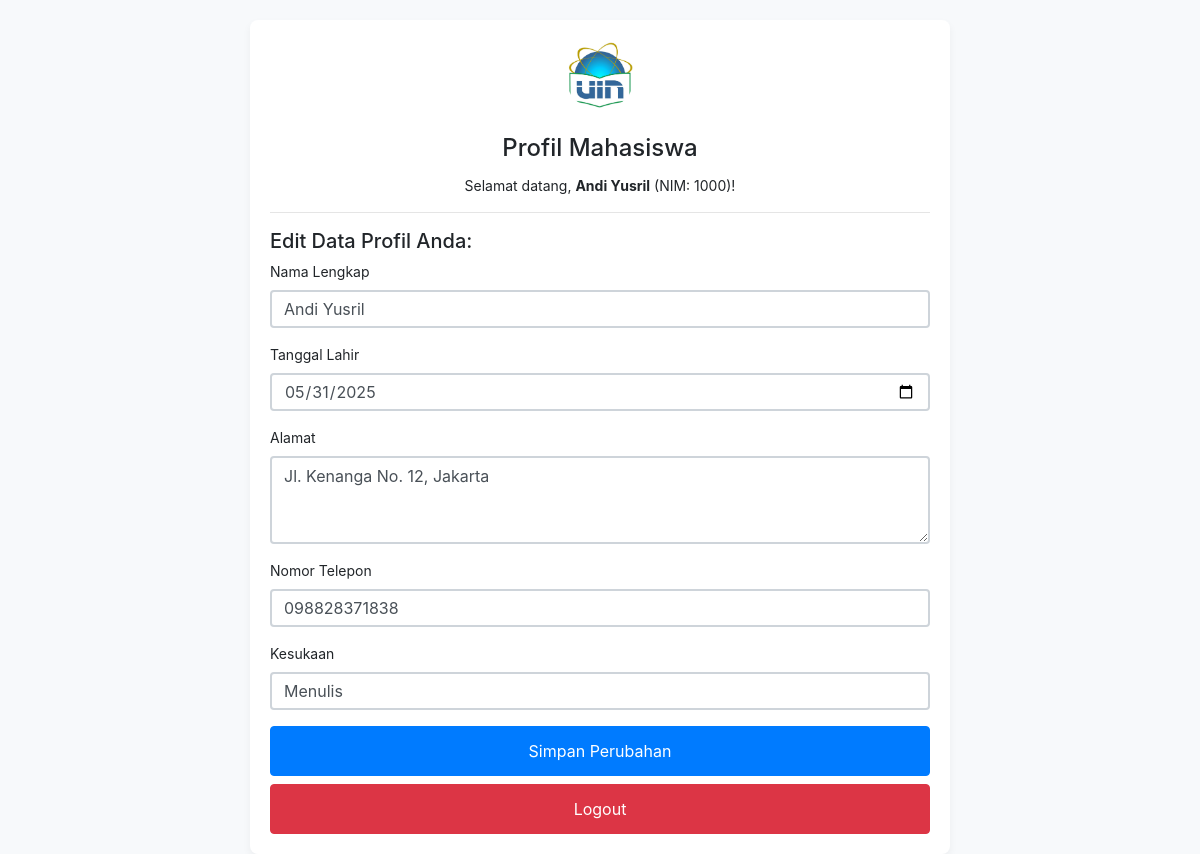
Page /php/dashboard_mahasiswa.php (signed in) on the committed database.
### tables this page shows
CREATE TABLE `tabel_mahasiswa` (
  `NIM` varchar(20) NOT NULL,
  `Nama` varchar(100) NOT NULL,
  `Tgl_Lahir` date NOT NULL,
  `Alamat` text,
  `Telpon` varchar(20) DEFAULT NULL,
  `Kesukaan` text
);

### php/dashboard_mahasiswa.php (the view, shortened to what this page needs)
<?php
require_once 'db_config.php';
$nim_mahasiswa = $_SESSION["nim"];
$nama = $tgl_lahir = $alamat = $telpon = $kesukaan = "";
$sql = "SELECT Nama, Tgl_Lahir, Alamat, Telpon, Kesukaan FROM tabel_mahasiswa WHERE NIM = ?";
if ($stmt = $conn->prepare($sql)) {
    $stmt->bind_param("s", $nim_mahasiswa);
    if ($stmt->execute()) {
        $stmt->store_result();
        if ($stmt->num_rows == 1) {
            $stmt->bind_result($nama, $tgl_lahir, $alamat, $telpon, $kesukaan);
        } else {
            $db_error_message = "Data mahasiswa dengan NIM " . htmlspecialchars($nim_mahasiswa) . " tidak ditemukan.";
        }
    } else {
        $db_error_message = "Oops! Terjadi kesalahan saat menjalankan query untuk mengambil data.";
    }
} else {
    $db_error_message = "Oops! Terjadi kesalahan pada persiapan query: " . $conn->error;
}
?>
<!DOCTYPE html>
<html lang="id">
<head>
    <link rel="stylesheet" href="https://stackpath.bootstrapcdn.com/bootstrap/4.3.1/css/bootstrap.min.css">
    <link rel="stylesheet" type="text/css" href="../css/my-login.css">
</head>
<body class="my-login-page">
    <div class="container dashboard-container">
        <div class="text-center mb-4">
            <img src="../img/logo1.jpg" alt="logo" style="width:70px; border-radius:50%;"> </div>
        <h4 class="card-title text-center">Profil Mahasiswa</h4>
        <p class="text-center">Selamat datang, <strong><?php echo htmlspecialchars($nama); ?></strong> (NIM: <?php echo htmlspecialchars($nim_mahasiswa); ?>)!</p>
        <hr>
        <h5>Edit Data Profil Anda:</h5>
        <form action="proses_update_profil.php" method="POST" class="needs-validation" novalidate>
            <div class="form-group">
                <label for="nama">Nama Lengkap</label>
                <input type="text" class="form-control" id="nama" name="nama" value="<?php echo htmlspecialchars($nama); ?>" required>
            </div>
            <div class="form-group">
                <label for="tgl_lahir">Tanggal Lahir</label>
                <input type="date" class="form-control" id="tgl_lahir" name="tgl_lahir" value="<?php echo htmlspecialchars($tgl_lahir); ?>" required>
            </div>
            <div class="form-group">
                <label for="alamat">Alamat</label>
                <textarea class="form-control" id="alamat" name="alamat" rows="3"><?php echo htmlspecialchars($alamat); ?></textarea>
            </div>
            <div class="form-group">
                <label for="telpon">Nomor Telepon</label>
                <input type="text" class="form-control" id="telpon" name="telpon" value="<?php echo htmlspecialchars($telpon); ?>">
            </div>
            <div class="form-group">
                <label for="kesukaan">Kesukaan</label>
                <input type="text" class="form-control" id="kesukaan" name="kesukaan" value="<?php echo htmlspecialchars($kesukaan); ?>">
            </div>
            <button type="submit" class="btn btn-primary btn-block">Simpan Perubahan</button>
            <a href="logout.php" class="btn btn-danger btn-block mt-2">Logout</a>
        </form>
    </div>
</body>
</html>

### css/my-login.css (style rules this page uses)
html,body { height: 100%; }
body.my-login-page { background-color: #f7f9fb; font-size: 14px; }
.my-login-page .form-control { border-width: 2.3px; }
.my-login-page .form-group label { width: 100%; }
.my-login-page .btn.btn-block { padding: 12px 10px; }

### php/dashboard_mahasiswa.php (style rules this page uses)
body.my-login-page { padding-top: 20px; background-color: #f7f9fb; }
.container.dashboard-container { max-width: 700px; background-color: #fff; padding: 20px; border-radius: 8px; box-shadow: 0 4px 8px rgba(0,0,0,.05); }

### rows in the picture
tabel_mahasiswa: Nama "Andi Yusril", nama "Andi Yusril", tgl_lahir "05/31/2025", alamat "Jl. Kenanga No. 12, Jakarta", telpon "098828371838", kesukaan "Menulis"

### other values in the picture
$nim_mahasiswa "1000"
